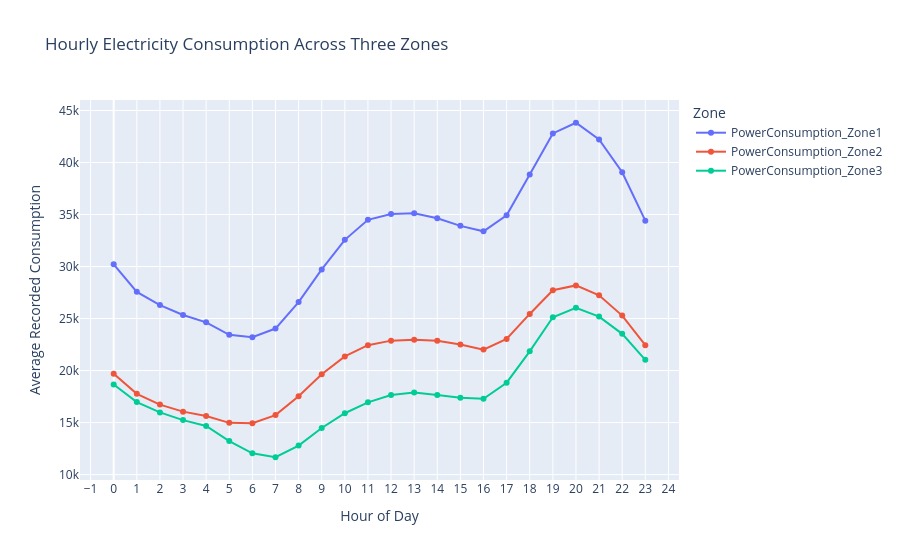

Notebook source saved alongside this figure:
### Code cell
hourly_long = hourly_consumption.reset_index().melt(
    id_vars='Hour',
    value_vars=zone_columns,
    var_name='Zone',
    value_name='Average Consumption'
)

fig = px.line(
    hourly_long,
    x='Hour',
    y='Average Consumption',
    color='Zone',
    markers=True,
    title='Hourly Electricity Consumption Across Three Zones'
)

fig.update_layout(
    xaxis_title='Hour of Day',
    yaxis_title='Average Recorded Consumption',
    xaxis=dict(tickmode='linear', dtick=1),
    hovermode='x unified'
)

fig.show()

### Figure 1 — Plotly figure (JSON) as saved in the notebook; plotly's stock layout.template omitted (floating-point values rounded to 4 significant figures)
{"data": [{"hovertemplate": "Zone=PowerConsumption_Zone1<br>Hour=%{x}<br>Average Consumption=%{y}<extra></extra>", "legendgroup": "PowerConsumption_Zone1", "line": {"color": "#636efa", "dash": "solid"}, "marker": {"symbol": "circle"}, "mode": "lines+markers", "name": "PowerConsumption_Zone1", "orientation": "v", "showlegend": true, "type": "scatter", "x": [0, 1, 2, 3, 4, 5, 6, 7, 8, 9, 10, 11, 12, 13, 14, 15, 16, 17, 18, 19, 20, 21, 22, 23], "xaxis": "x", "y": [30220.0, 27570.0, 26290.0, 25340.0, 24630.0, 23440.0, 23200.0, 24040.0, 26580.0, 29730.0, 32570.0, 34490.0, 35050.0, 35110.0, 34640.0, 33910.0, 33390.0, 34920.0, 38850.0, 42800.0, 43820.0, 42220.0, 39070.0, 34410.0], "yaxis": "y"}, {"hovertemplate": "Zone=PowerConsumption_Zone2<br>Hour=%{x}<br>Average Consumption=%{y}<extra></extra>", "legendgroup": "PowerConsumption_Zone2", "line": {"color": "#EF553B", "dash": "solid"}, "marker": {"symbol": "circle"}, "mode": "lines+markers", "name": "PowerConsumption_Zone2", "orientation": "v", "showlegend": true, "type": "scatter", "x": [0, 1, 2, 3, 4, 5, 6, 7, 8, 9, 10, 11, 12, 13, 14, 15, 16, 17, 18, 19, 20, 21, 22, 23], "xaxis": "x", "y": [19690.0, 17770.0, 16730.0, 16050.0, 15620.0, 14970.0, 14930.0, 15720.0, 17530.0, 19640.0, 21360.0, 22440.0, 22880.0, 22960.0, 22860.0, 22510.0, 22010.0, 23030.0, 25440.0, 27720.0, 28190.0, 27230.0, 25280.0, 22440.0], "yaxis": "y"}, {"hovertemplate": "Zone=PowerConsumption_Zone3<br>Hour=%{x}<br>Average Consumption=%{y}<extra></extra>", "legendgroup": "PowerConsumption_Zone3", "line": {"color": "#00cc96", "dash": "solid"}, "marker": {"symbol": "circle"}, "mode": "lines+markers", "name": "PowerConsumption_Zone3", "orientation": "v", "showlegend": true, "type": "scatter", "x": [0, 1, 2, 3, 4, 5, 6, 7, 8, 9, 10, 11, 12, 13, 14, 15, 16, 17, 18, 19, 20, 21, 22, 23], "xaxis": "x", "y": [18660.0, 16970.0, 15980.0, 15240.0, 14670.0, 13230.0, 12050.0, 11670.0, 12790.0, 14480.0, 15900.0, 16950.0, 17660.0, 17890.0, 17660.0, 17380.0, 17290.0, 18830.0, 21850.0, 25130.0, 26030.0, 25190.0, 23530.0, 21030.0], "yaxis": "y"}], "layout": {"hovermode": "x unified", "legend": {"title": {"text": "Zone"}, "tracegroupgap": 0}, "title": {"text": "Hourly Electricity Consumption Across Three Zones"}, "xaxis": {"anchor": "y", "domain": [0, 1], "dtick": 1, "tickmode": "linear", "title": {"text": "Hour of Day"}}, "yaxis": {"anchor": "x", "domain": [0, 1], "title": {"text": "Average Recorded Consumption"}}}}
